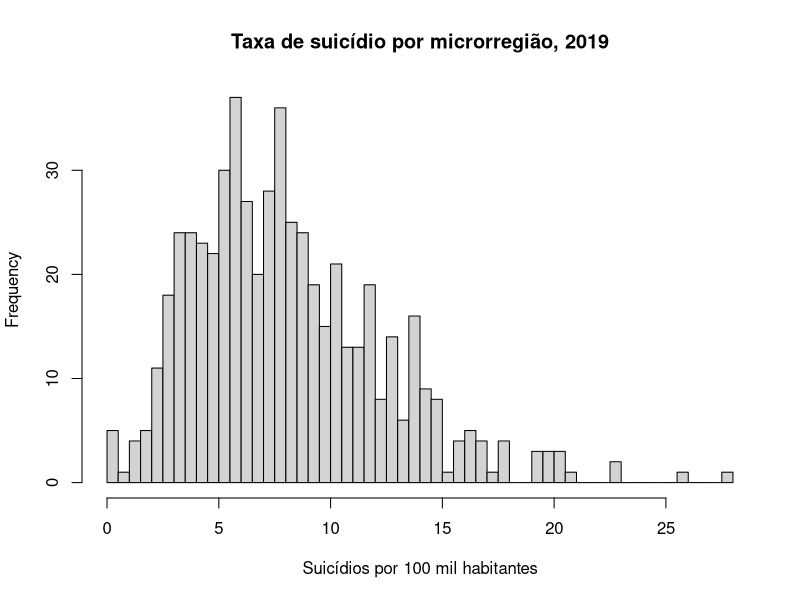
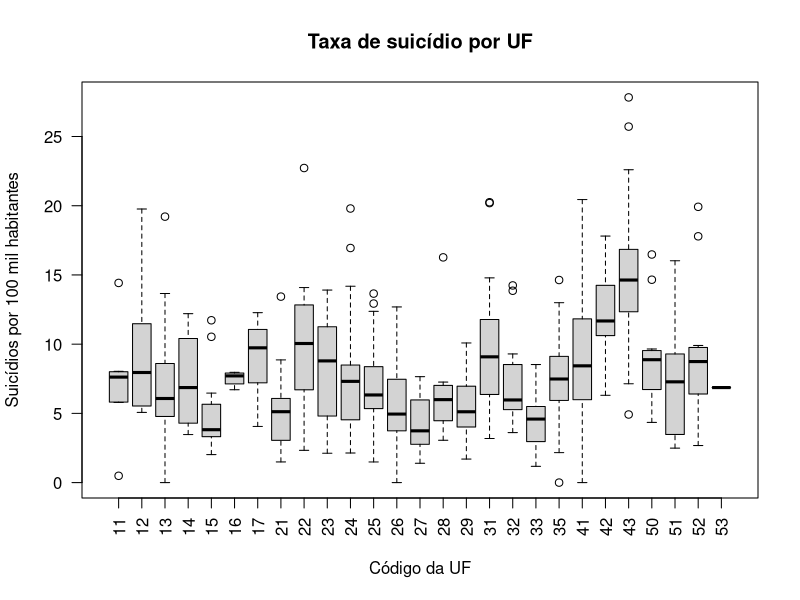
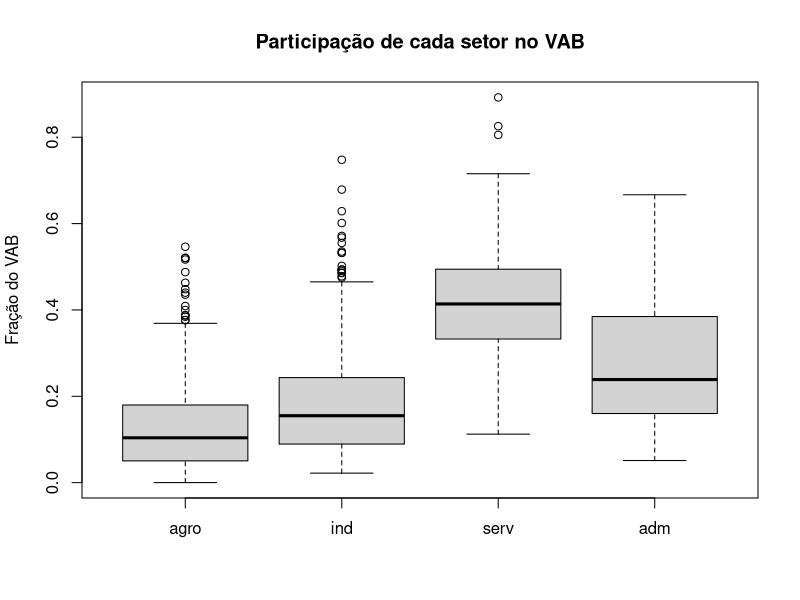
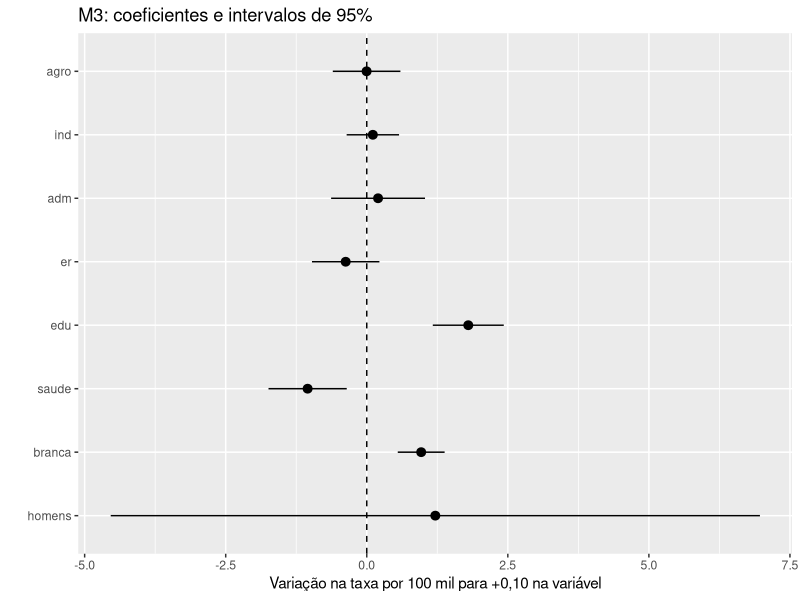

These charts were generated, in order, by the following R code:
#Marina Andrade e Silva ; Fernanda Feliciano de Oliveira 
#Econometria I: taxa de suicídio (2019) e composição setorial do VAB, por microrregião
#Base: base_final.xlsx 

library(AER)  
library(readxl)

# Leitura e preparo 
dados <- as.data.frame(read_excel("base_final.xlsx", sheet = "base"))

dados$suic<-dados$taxa_obito
dados$agro<-dados$vab_agro
dados$ind<-dados$vab_ind
dados$serv<-dados$vab_serv
dados$adm<-dados$vab_adm
dados$er<-dados$emprego_renda
dados$edu<-dados$educacao
dados$branca<-dados$prop_branca
dados$homens<-dados$prop_homem
dados$preta<-dados$prop_preta
dados$parda<-dados$prop_parda
dados$amarela<-dados$prop_amarela
dados$indigena<-dados$prop_indigena

ufs <- sort(unique(as.character(dados$uf))) #Transforma os dados de uf em dummy
dados$uf <- factor(as.character(dados$uf), levels = c("31", ufs[ufs != "31"])) #Minas Gerais fica de fora 

# Conferência da base 
nrow(dados)
colSums(is.na(dados))
summary(dados[, c("suic", "agro", "ind", "serv", "adm", "er", "edu", "saude",
                  "branca", "homens")])
table(dados$uf)

# Modelos 
# M1: só o VAB 
m1 <- lm(suic ~ agro + ind + adm, data = dados)
summary(m1)
coeftest(m1, vcov. = vcovHC, type = "HC1")

# M2: M1 + controles 
m2 <- lm(suic ~ agro + ind + adm + er + edu + saude + branca + homens, data = dados)
summary(m2)
coeftest(m2, vcov. = vcovHC, type = "HC1")

# M3: M2 + dummies de UF
m3 <- lm(suic ~ agro + ind + adm + er + edu + saude + branca + homens + uf, data = dados)
summary(m3)
coeftest(m3, vcov. = vcovHC, type = "HC1")[1:9, ]

# Intervalo de confiança-M3 com erros robustos 
rob3 <- coeftest(m3, vcov. = vcovHC, type = "HC1")
cbind(inferior = rob3[2:4, 1] - 1.96 * rob3[2:4, 2],
      superior = rob3[2:4, 1] + 1.96 * rob3[2:4, 2])

# Heterocedasticidade 
bptest(m1)
bptest(m2)
bptest(m3)

# White simplificado- M3
resid2 <- resid(m3)^2
yhat   <- predict(m3)
yhat2  <- yhat^2
summary(lm(resid2 ~ yhat + yhat2))

#Erro-padrão comum contra robusto 
cbind(comum   = summary(m3)$coefficients[1:9, 2],
      robusto = rob3[1:9, 2])

# Testes F robustos
#Setores 
linearHypothesis(m1, c("agro", "ind", "adm"), vcov. = vcovHC(m1, type = "HC1"))
linearHypothesis(m2, c("agro", "ind", "adm"), vcov. = vcovHC(m2, type = "HC1"))
linearHypothesis(m3, c("agro", "ind", "adm"), vcov. = vcovHC(m3, type = "HC1"))

#IFDM
linearHypothesis(m3, c("er", "edu", "saude"), vcov. = vcovHC(m3, type = "HC1"))

# Dummies de UF
linearHypothesis(m3, grep("^uf", names(coef(m3)), value = TRUE),
                 vcov. = vcovHC(m3, type = "HC1"))

# Robustez
#quatro cores no lugar de apenas % branca
r1 <- lm(suic ~ agro + ind + adm + er + edu + saude + homens +
           preta + parda + amarela + indigena + uf, data = dados)

# sem os 5% de microrregiões menos populosas
corte <- quantile(dados$pop_2019, 0.05)
grandes <- droplevels(subset(dados, pop_2019 > corte))
r2 <- lm(suic ~ agro + ind + adm + er + edu + saude + branca + homens + uf,
         data = grandes)

#sem as microrregiões com taxa zero
sem_zero <- droplevels(subset(dados, suic > 0))
r3 <- lm(suic ~ agro + ind + adm + er + edu + saude + branca + homens + uf,
         data = sem_zero)

#Gráficos

library(ggplot2)   

#Distribuição 
png("fig1a_hist_taxa.png", width = 6, height = 4, units = "in", res = 300)
hist(dados$suic, breaks = 40, main = "Taxa de suicídio por microrregião, 2019",
     xlab = "Suicídios por 100 mil habitantes")
dev.off()

png("fig1b_boxplot_uf.png", width = 8, height = 4, units = "in", res = 300)
boxplot(suic ~ factor(uf, levels = sort(levels(uf))), data = dados, las = 2,
        main = "Taxa de suicídio por UF", xlab = "Código da UF",
        ylab = "Suicídios por 100 mil habitantes")
dev.off()

png("fig1c_boxplot_setores.png", width = 6, height = 4, units = "in", res = 300)
boxplot(dados[, c("agro", "ind", "serv", "adm")],
        main = "Participação de cada setor no VAB", ylab = "Fração do VAB")
dev.off()

# Coeficientes do M3 com intervalo de 95%
rob3 <- coeftest(m3, vcov. = vcovHC, type = "HC1")
vars <- c("agro", "ind", "adm", "er", "edu", "saude", "branca", "homens")
g3 <- data.frame(var = factor(vars, levels = rev(vars)),
                 est = rob3[vars, 1] * 0.1,
                 ep  = rob3[vars, 2] * 0.1,
                 row.names = NULL)
g3$lo <- g3$est - 1.96 * g3$ep
g3$hi <- g3$est + 1.96 * g3$ep
p <- ggplot(g3, aes(x = est, y = var)) +
  geom_pointrange(aes(xmin = lo, xmax = hi)) +
  geom_vline(xintercept = 0, linetype = "dashed") +
  labs(x = "Variação na taxa por 100 mil para +0,10 na variável",
       y = "", title = "M3: coeficientes e intervalos de 95%")

png("fig3_coeficientes_m3.png", width = 7, height = 4, units = "in", res = 300)
print(p)
dev.off()
